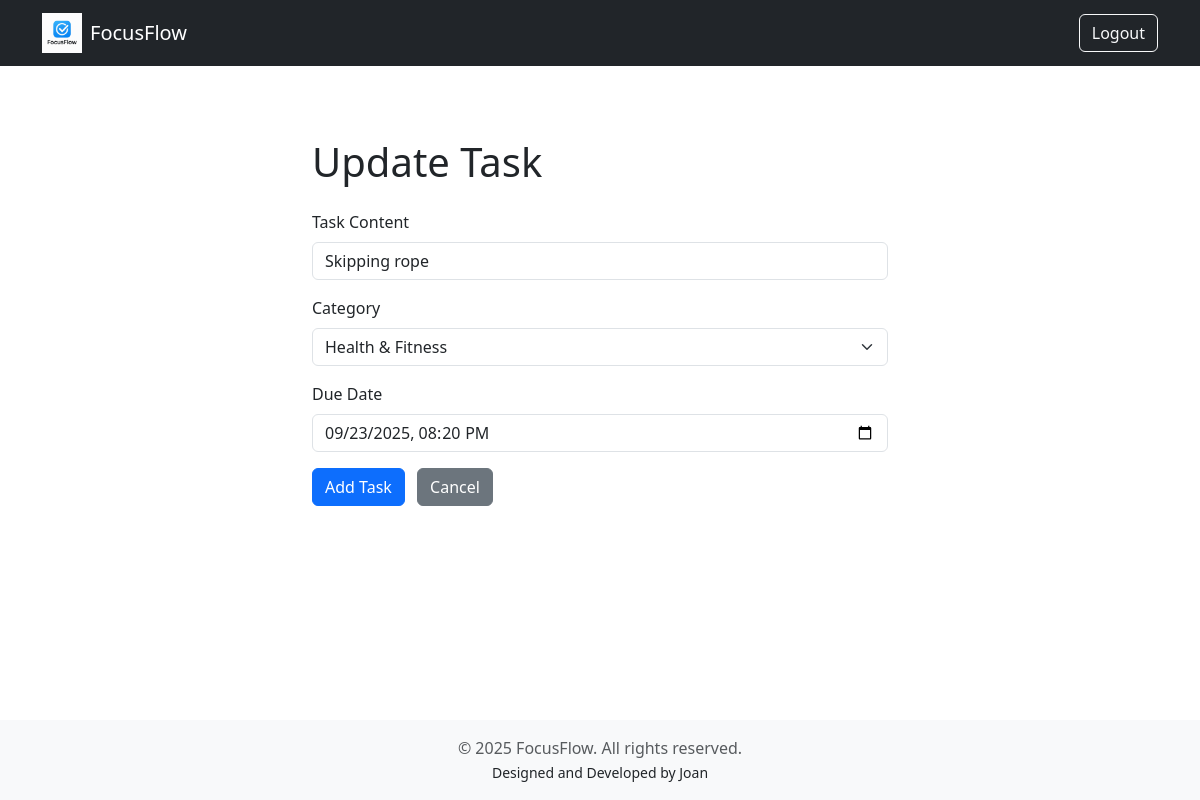
/update/1 (signed in), run on the app's committed database.
### focusflow/models.py (models this page shows, shortened)
class Todo(db.Model):
    __tablename__ = 'todo'
    id = db.Column(db.Integer, primary_key=True)
    content = db.Column(db.String(200), nullable=False)
    created_at = db.Column(db.DateTime, default=datetime.utcnow)
    user_id = db.Column(db.Integer, db.ForeignKey('user.id'), nullable=False)
    category_id = db.Column(db.Integer, db.ForeignKey('category.id'))
    category = db.relationship('Category', backref='tasks', lazy=True)
    due_date=db.Column(db.DateTime, nullable=True)
    reminder_active = db.Column(db.Boolean, default=False)
    reminder_time = db.Column(db.Integer, default=30)  # store reminder lead time in minutes
    completed = db.Column(db.Boolean, default=False)

### focusflow/routes.py (the view, shortened to what this page needs)
@main.route('/update/<int:task_id>', methods=['GET', 'POST'])
@login_required
def update(task_id):
    task = Todo.query.get_or_404(task_id)
    if task.user_id != current_user.id:
        abort(403)
    form = TodoForm(obj=task)
    if task.category:
        form.category.data = task.category.id
    return render_template('update.html', form=form, task=task)

### focusflow/forms.py
class TodoForm(FlaskForm):
    content = StringField('Task Content', validators=[DataRequired()])
    category = SelectField('Category',coerce=int)
    due_date = DateTimeLocalField('Due Date', format='%Y-%m-%dT%H:%M', validators=[Optional()])
    reminder_active = BooleanField('Set Reminder')
    reminder_time = SelectField('Remind me', choices=[
        ('10', '10 minutes before'),
        ('30', '30 minutes before'),
        ('60', '1 hour before'),
        ('120', '2 hours before')
    ], default='30')
    completed = BooleanField('Completed')
    submit = SubmitField('Add Task')
    def __init__(self, *args, **kwargs):
        super().__init__(*args, **kwargs)
        categories = Category.query.order_by(Category.name).all()
        self.category.choices = [(0, 'Select a category...')] + [(c.id, c.name) for c in categories]

### focusflow/routes.py (called while the page is built)
@login_manager.user_loader
def load_user(user_id):
    return User.query.get(int(user_id))

### focusflow/templates/update.html (shortened to what this page needs)
{% extends "base.html" %}
{% block content %}
<div class="container mt-5" style="max-width: 600px;">
    <h1 class="mb-4">Update Task</h1>
    <form action="{{ url_for('main.update', task_id=task.id) }}" method="POST">
        <div class="mb-3">
            {{ form.content.label(class="form-label") }}
            {{ form.content(class="form-control", id="content") }}
        </div>
        <div class="mb-3">
            {{ form.category.label(class="form-label") }}
            {{ form.category(class="form-select") }}
        </div>
        <div class="mb-3">
            {{ form.due_date.label(class="form-label") }}
            {{ form.due_date(class="form-control") }}
        </div>
        <button type="submit" class="btn btn-primary">{{ form.submit.label.text or 'Update Task' }}</button>
        <a href="{{ url_for('main.index') }}" class="btn btn-secondary ms-2">Cancel</a>
    </form>
</div>
{% endblock %}

### data on the page
Todo: content "Skipping rope", category "Health & Fitness", due_date "09/23/2025 20:20"
